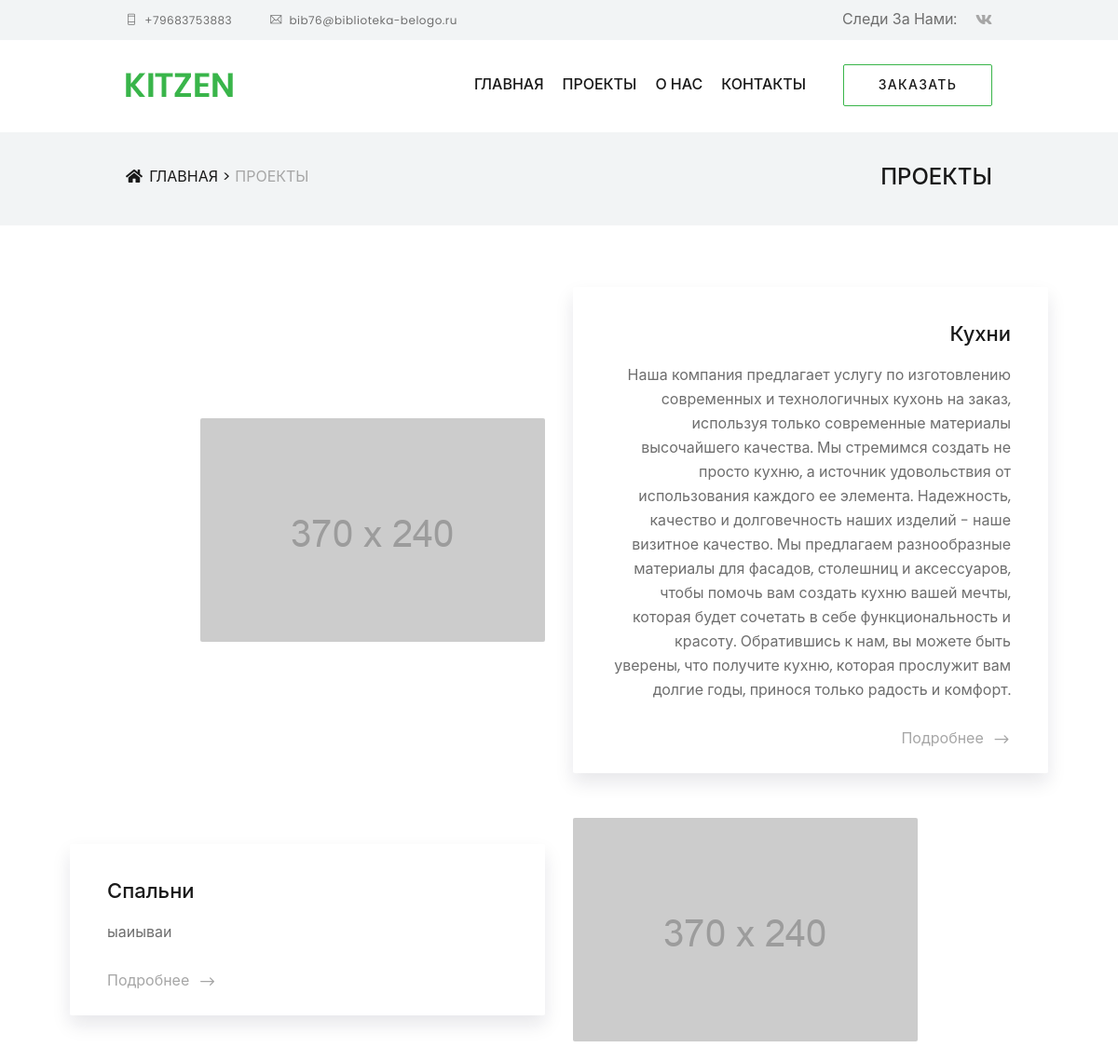
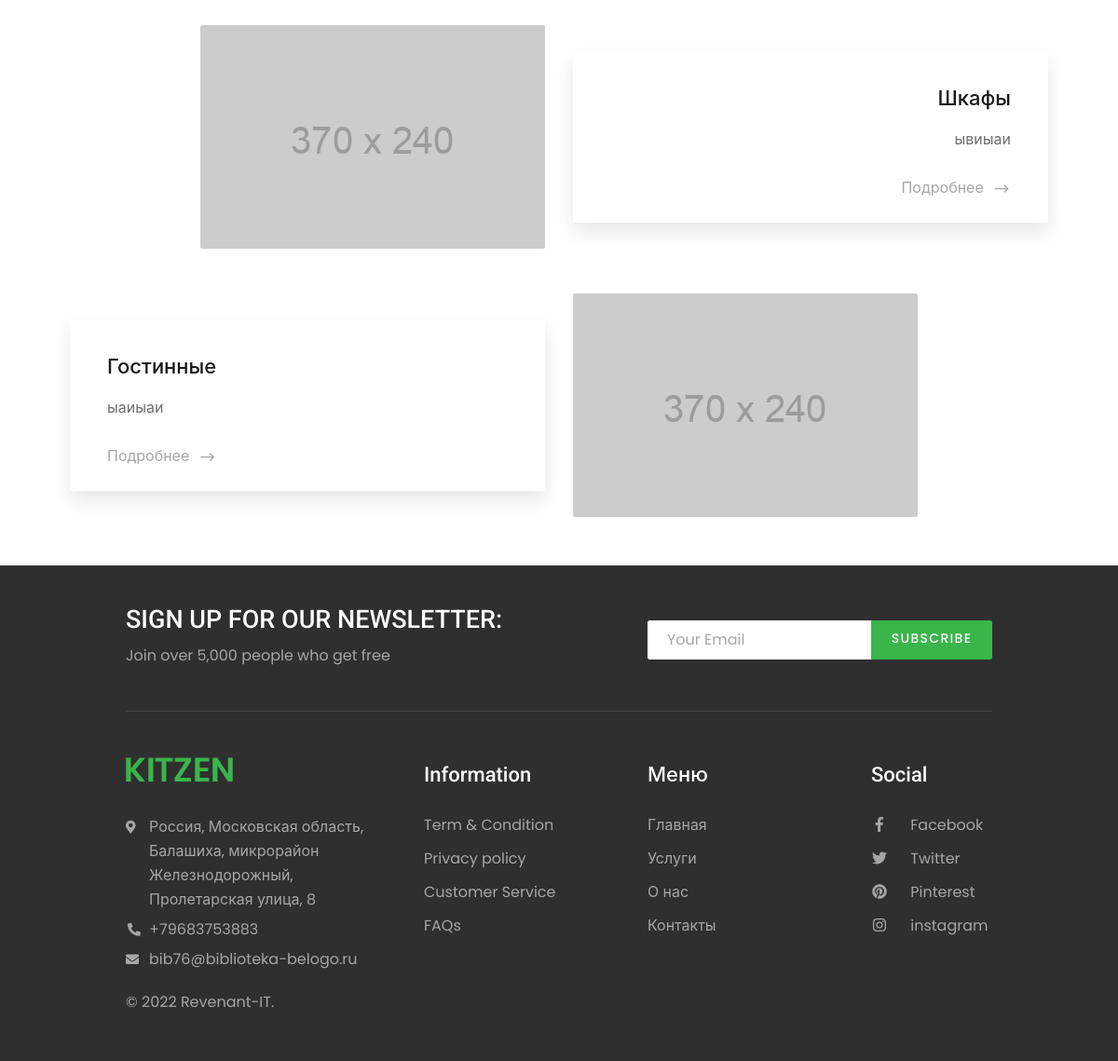
The app's page /project/ with its own data (2 pictures, top to bottom).
### mebel_app/models.py (models this page shows, shortened)
class Contact(models.Model):
    name = models.CharField(max_length=50, verbose_name='Наименование')
    address = models.CharField(max_length=150, verbose_name='Адрес')
    email = models.EmailField(verbose_name='Почта')
    phone = models.CharField(max_length=18, verbose_name='Телефон')
    map_link = models.CharField(max_length=1000, verbose_name='Ссылка на карту')
    active = models.BooleanField(default=False, verbose_name='Основной')
    class Meta:
        verbose_name = 'Контакт'
        verbose_name_plural = 'Контактная информация'

class Project(models.Model):
    name = models.CharField(max_length=100, verbose_name='Наименование')
    image = models.ImageField(upload_to='media/projects', verbose_name='Изображение')
    short_description = models.CharField(max_length=250, verbose_name='Краткое описание')
    description = models.TextField(verbose_name='Описание')
    price = models.CharField(max_length=50, verbose_name='Стоимость')
    class Meta:
        verbose_name = 'Услуга'
        verbose_name_plural = 'Услуги'

### mebel_app/views.py (the view)
# urls.py: path('project/', ProjectView.as_view(), name='project'),
class ProjectView(views.View):
    title = 'Услуги'
    def get(self, request, *args, **kwargs):
        projects = Project.objects.all()
        context = {
            'projects': projects,
            'title': self.title
        }
        return render(request, 'project.html', context)

### templates/project.html (shortened to what this page needs)
{% extends 'base_page.html' %}
{% load static %}
{% block content %}
<main>
    <nav class="pageBdWrapNav bg-light"  aria-label="breadcrumb">
        <div class="container">
            <div class="row align-items-md-center">
                <div class="col-12 col-md-7">
                    <ol class="breadcrumb pageBreadcrumb m-0 p-0 text-capitalize">
                        <li class="breadcrumb-item">
                            <a href="{% url 'index' %}">
                                <i class="fas fa-home icn"><span class="sr-only">icon</span></i>
                                ГЛАВНАЯ
                            </a>
                        </li>
                        <li class="breadcrumb-item active" aria-current="page">ПРОЕКТЫ</li>
                    </ol>
                </div>
                <div class="col-12 col-md-5 d-none d-md-flex align-items-md-center justify-content-md-end">
                    <strong class="title d-block text-right fontRoboto fwMedium text-capitalize text-dark">ПРОЕКТЫ</strong>
                </div>
            </div>
        </div>
    </nav>
    <section class="contentBlock pb-1">
        <div class="container">
            {% for Project in projects %}
              {% if forloop.counter|divisibleby:2 %}
                <article class="prjctDescrColumn hasMbBottom hasOver">
              {% else %}
                <article class="prjctDescrColumn hasMbBottom prjctDescrColumnOrderInverse text-md-right hasOver">
              {% endif %}
              <div class="row align-items-md-center">
                <div class="col-12 col-md-6 {% if forloop.counter|divisibleby:2 %}order-md-2 colImage{% else %}order-md-1 colImage{% endif %}">
                  <div class="prjctColumnImageWrap {% if forloop.counter|divisibleby:2 %}alignleft{% else %}alignright{% endif %} rounded">
                    <img class="d-block w-100 rounded" src="{{ Project.image.url }}" alt="image description">
                  </div>
                </div>
                <div class="col-12 col-md-6 {% if forloop.counter|divisibleby:2 %}order-md-1{% else %}order-md-2{% endif %} colDescr">
                  <div class="bg-white hasShadow rounded prjctTextHolder position-relative">
                    <h3 class="text-capitalize"><a href="project-details.html">{{ Project.name }}</a></h3>
                    <p>{{ Project.description }}</p>
                    <a href="{% url 'project-detail' Project.pk %}" class="btnMore d-inline-block">Подробнее <i class="icn ei_arrow_right"><span class="sr-only">icon</span></i></a>
                  </div>
                </div>
              </div>
              </article>
            {% endfor %}
        </div>
    </section>
</main>
{% endblock %}

### templates/base_page.html (shortened to what this page needs)
{% load static %}
<!DOCTYPE html>
<html lang="en">
<head>
	<link rel="stylesheet" href="{% static 'assets/css/bootstrap.css' %}">
	<link rel="stylesheet" href="{% static 'assets/css/fontsicon.css' %}">
	<link rel="stylesheet" href="{% static 'assets/css/plugins.css' %}">
	<link rel="stylesheet" href="{% static 'assets/style.css' %}">
	<link rel="stylesheet" href="{% static 'assets/css/colors.css' %}">
	<link rel="stylesheet" href="{% static 'assets/css/responsive.css' %}">
</head>
<body>
	<div id="pageWrapper">
		{% include '_header.html' %}
		{% block content %}
        {% endblock %}
		{% include '_footer.html' %}
	</div>
</body>
</html>

### templates/_header.html (shortened to what this page needs)
{% load static %}
{% url 'index' as index_url %}
{% url 'project' as project_url %}
{% url 'about-us' as about_url %}
{% url 'contact' as contact_url %}
{% block content %}
<header id="pageHeader" class="pageHeader04">
    <div class="pageHeaderTopBar pageHeaderTopBar04 bg-light">
        <div class="container clearfix position-relative">
            <div class="row">
                <div class="col-3 col-lg-7">
                    <ul class="list-unstyled topBarContactList align-items-center mb-0 d-none d-md-flex">
                        <li>
                            <a href="tel:{{ contact_info.phone }}">
                                <i class="ti-mobile icn"><span class="sr-only">icon</span></i>
                                <span class="d-none d-lg-inline">{{ contact_info.phone }}</span>
                            </a>
                        </li>
                        <li>
                            <a href="mailto:{{ contact_info.email }}">
                                <i class="ti-email icn"><span class="sr-only">icon</span></i>
                                <span class="d-none d-lg-inline">{{ contact_info.email }}</span>
                            </a>
                        </li>
                    </ul>
                </div>
                <div class="col-9 col-lg-5 d-flex justify-content-end">
                    <div class="shareWTitleWrap d-flex align-items-center">
                        <strong class="shareTitle text-capitalize font-weight-normal d-none d-md-block">Следи за нами:</strong>
                        <ul class="list-unstyled socialNetworks socialLinksSimple d-flex align-items-center justify-content-end mb-0">
                            {% for Social in socials %}
                            <li>
                                <a href="{{ Social.link }}">
                                    <span class="{{ Social.icon }}"><span class="sr-only">{{ Social.name }}</span></span>
                                </a>
                            </li>
                            {% endfor %}
                        </ul>
                    </div>
                </div>
            </div>
        </div>
    </div>
    <div class="headerFixer">
        <div class="bg-white">
            <div class="container clearfix pageHeaderHolder pageHeaderHolder04">
                <div class="logo logo04 alignleft">
                    <a href="{% url 'index' %}">
                        <img src="{% static 'assets/images/logo.png' %}" alt="kitzen">
                    </a>
                </div>
                <div class="pageNavHolder alignright d-flex justify-content-end align-items-md-start">
                    <nav id="pageNav" class="navbar navbar-expand-lg order-2 order-lg-1">
                        <div class="collapse navbar-collapse mainNavCollapse mainNavCollapse04" id="pageMainNavCollapse">
                            <ul class="navbar-nav pageMainNavigation pageMainNavigation04 justify-content-md-end">
                                <li class="nav-item">
                                    <a class="nav-link fwMedium text-uppercase dropdown-toggle" href="{% url 'index' %}">ГЛАВНАЯ <span class="sr-only">(current)</span></a>
                                </li>
                                <li class="nav-item">
                                    <a class="nav-link fwMedium text-uppercase dropdown-toggle" href="{% url 'project' %}">ПРОЕКТЫ <span class="sr-only">(current)</span></a>
                                </li>
                                <li class="nav-item">
                                    <a class="nav-link fwMedium text-uppercase dropdown-toggle" href="{% url 'about-us' %}">О НАС <span class="sr-only">(current)</span></a>
                                </li>
                                <li class="nav-item">
                                    <a class="nav-link fwMedium text-uppercase dropdown-toggle" href="{% url 'contact' %}">КОНТАКТЫ <span class="sr-only">(current)</span></a>
                                </li>
                            </ul>
                        </div>
                    </nav>
                    <a href="javascript:void(0);" class="btn btnThemeOutine btnThemeOutineNotWhite text-uppercase order-1 order-lg-2 flex-shrink-0 d-none d-sm-inline-block" data-hover="ЗАКАЗАТЬ">
                        <span class="d-block btnText">ЗАКАЗАТЬ</span>
                    </a>
                </div>
            </div>
        </div>
    </div>
</header>
{% endblock %}

### templates/_footer.html (shortened to what this page needs)
{% load static %}
{% block content %}
<div class="pageFooterAreaWrap position-relative text-center text-sm-left" data-parallax="scroll" data-image-src="http://placehold.it/1920x870">
			<div class="container position-relative pageFooterWrapHolder">
				<aside class="subscribeAsideBlock">
					<form action="javascript:void(0);">
						<div class="row">
							<div class="col-12 col-md-7">
								<h3 class="text-white text-uppercase">Sign up for our newsletter:</h3>
								<p>Join over 5,000 people who get free</p>
							</div>
							<div class="col-12 col-md-5">
								<div class="input-group">
									<input type="email" class="form-control" placeholder="Your Email">
									<div class="input-group-append">
										<button class="btn btnTheme text-uppercase" type="submit" data-hover="Send">
											<span class="d-block btnText">Subscribe</span>
										</button>
									</div>
								</div>
							</div>
						</div>
					</form>
				</aside>
				<hr class="separator">
				<footer id="pageFooter" class="position-relative">
					<div class="row">
						<div class="col col-12 col-md-9 col-lg-6 order-lg-2">
							<nav class="ftLinksNav">
								<div class="row">
									<div class="col-12 col-sm-6">
										<h3 class="text-white">Information</h3>
										<ul class="list-unstyled">
											<li><a href="javascript:void(0);">Term &amp; Condition</a></li>
											<li><a href="javascript:void(0);">Privacy policy</a></li>
											<li><a href="javascript:void(0);">Customer Service</a></li>
											<li><a href="javascript:void(0);">FAQs</a></li>
										</ul>
									</div>
									<div class="col-12 col-sm-6">
										<h3 class="text-white">Меню</h3>
										<ul class="list-unstyled">
											<li><a href="j{% url 'index' %}">Главная</a></li>
											<li><a href="{% url 'project' %}">Услуги</a></li>
											<li><a href="{% url 'about-us' %}">О нас</a></li>
											<li><a href="{% url 'contact' %}">Контакты</a></li>
										</ul>
									</div>
								</div>
							</nav>
						</div>
						<div class="col col-12 col-md-3 col-lg-2 order-lg-3 text-center text-md-left">
							<h3 class="text-white">Social</h3>
							<ul class="list-unstyled socialNetworks ftSocialLinks">
								<li>
									<a href="javascript:void(0);">
										<i class="fab fa-facebook-f icn text-center"><span class="sr-only">icon</span></i>
										<strong class="text font-weight-normal">Facebook</strong>
									</a>
								</li>
								<li>
									<a href="javascript:void(0);">
										<i class="fab fa-twitter icn text-center"><span class="sr-only">icon</span></i>
										<strong class="text font-weight-normal">Twitter</strong>
									</a>
								</li>
								<li>
									<a href="javascript:void(0);">
										<i class="fab fa-pinterest icn text-center"><span class="sr-only">icon</span></i>
										<strong class="text font-weight-normal">Pinterest</strong>
									</a>
								</li>
								<li>
									<a href="javascript:void(0);">
										<i class="fab fa-instagram icn text-center"><span class="sr-only">icon</span></i>
										<strong class="text font-weight-normal">instagram</strong>
									</a>
								</li>
							</ul>
						</div>
						<div class="col col-12 col-lg-4 order-lg-1 text-center text-lg-left position-static">
							<div class="logo">
								<a href="home.html">
									<img src="{% static 'assets/images/logo.png' %}" alt="kitzen">
								</a>
							</div>
							<address class="d-block ftAddress">
								<ul class="list-unstyled adrList mb-0">
									<li>
										<i class="fas fa-map-marker-alt flex-shrink-0 icn"><span class="sr-only">icon</span></i>
										<strong class="font-weight-normal text d-block">{{ contact_info.address }}</strong>
									</li>
									<li>
										<i class="fas fa-phone fa-flip-horizontal flex-shrink-0 icn"><span class="sr-only">icon</span></i>
										<strong class="font-weight-normal text d-block"><a href="tel:{{ contact_info.phone }}">{{ contact_info.phone }}</a></strong>
									</li>
									<li>
										<i class="fas fa-envelope flex-shrink-0 icn"><span class="sr-only">icon</span></i>
										<strong class="font-weight-normal text d-block"><a href="mailto:{{ contact_info.email }}">{{ contact_info.email }}</a></strong>
									</li>
								</ul>
							</address>
							<div class="copyrightWrap">
								<p>&copy; 2022 <a href="{% url 'index' %}">Revenant-IT</a>.</p>
							</div>
						</div>
					</div>
				</footer>
			</div>
		</div>
{% endblock %}

### records on screen
Contact: phone "+79683753883", email "bib76@biblioteka-belogo.ru", address "Россия, Московская область, Балашиха, микрорайон Железнодорожный, Пролетарская улица, 8"
Project: image (picture), name "Кухни", description "Наша компания предлагает услугу по изготовлению современных и технологичных кухонь на заказ, используя только современные материалы высочайшего качества. Мы стремимся создать не просто кухню, а источник удовольствия от использования каждого ее элемента. Надежность, качество и долговечность наших изделий - наше визитное качество. Мы предлагаем разнообразные материалы для фасадов, столешниц и аксессуаров, чтобы помочь вам создать кухню вашей мечты, которая будет сочетать в себе функциональность и красоту. Обратившись к нам, вы можете быть уверены, что получите кухню, которая прослужит вам долгие годы, принося только радость и комфорт."
Project: image (picture), name "Спальни", description "ыаиываи"
Project: image (picture), name "Шкафы", description "ывиыаи"
Project: image (picture), name "Гостинные", description "ыаиыаи"
